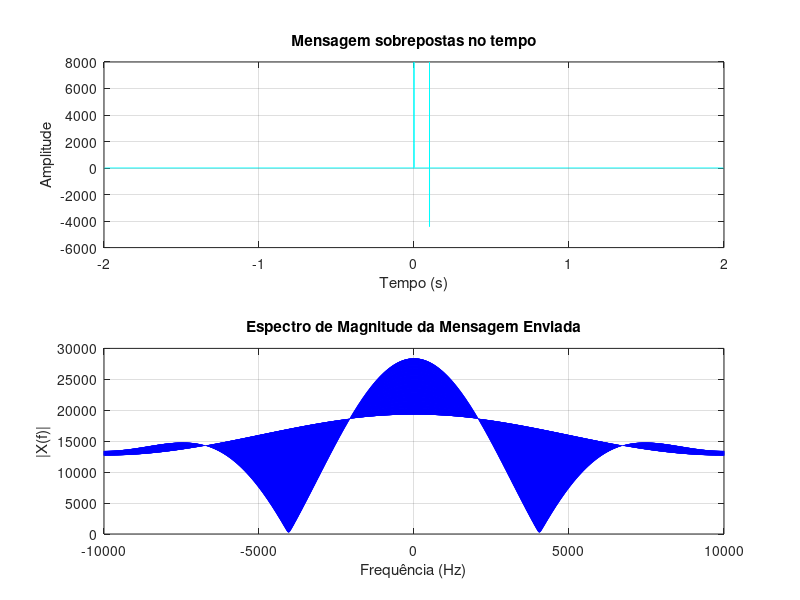

MATLAB code to generate this figure:
% Parâmetros
fs = 20000;         % Frequência de amostragem (10 kHz)
M = 2;              % Tamanho da janela temporal

% Parâmetros da mensagem
B = 2000;            % Largura de banda desejada para a mensagem(200 Hz)
Tb = 0.1;

% Parâmetros da modulação
f1 = 2000;
f2 = f1 + 5000;

% Tempo de -50 ms a 50 ms
t = -M:1/fs:M;

% Mensagens
A1 = 2;
A2 = 2;
msg1 = A1*sin(2*pi * B * t) ./ (pi * t);
msg1(t == 0) = 2*A1*B; % Corrigir o ponto onde t == 0 para evitar NaN


msg2 = A2*sin(2*pi * B * (t-Tb)) ./ (pi * (t-Tb));
msg2(t == Tb) = 2*A2*B; % Corrigir o ponto onde t == 0 para evitar NaN

L = 1/(2*B);  % Largura de cada janela (ajustável)
window1 = (t >= -L/2 & t <= L/2);          % Janela retangular para msg1
window2 = (t >= (Tb - L/2) & t <= (Tb + L/2)); % Janela retangular centrada em Tb para msg2

msg1 = msg1 .* window1; % Multiplica msg1 pela janela 1
msg2 = msg2 .* window2; % Multiplica msg2 pela janela 2

% Modulação (AM-DSB)
carrier1 = cos(2*pi*f1*t);  % Primeira portadora
carrier2 = cos(2*pi*f2*t);  % Segunda portadora

modulated1 = msg1 .* carrier1;  % Sinal modulado 1
modulated2 = msg2 .* carrier2;  % Sinal modulado 2


% Transformada de Fourier
N = length(t);
f = (-N/2:N/2-1) * (fs / N); % Frequências

r_msg = modulated1 + modulated2;

spectrum = abs(fftshift(fft(r_msg))); % Espectro de magnitude


% Plot da função no tempo
figure;
subplot(2, 1, 1);
plot(t, r_msg,'cyan');
title('Mensagem sobrepostas no tempo');
xlabel('Tempo (s)');
ylabel('Amplitude');
grid on;

% Plot do espectro de magnitude
subplot(2, 1, 2);
plot(f, spectrum,'blue');
title('Espectro de Magnitude da Mensagem Enviada');
xlabel('Frequência (Hz)');
ylabel('|X(f)|');
grid on;

